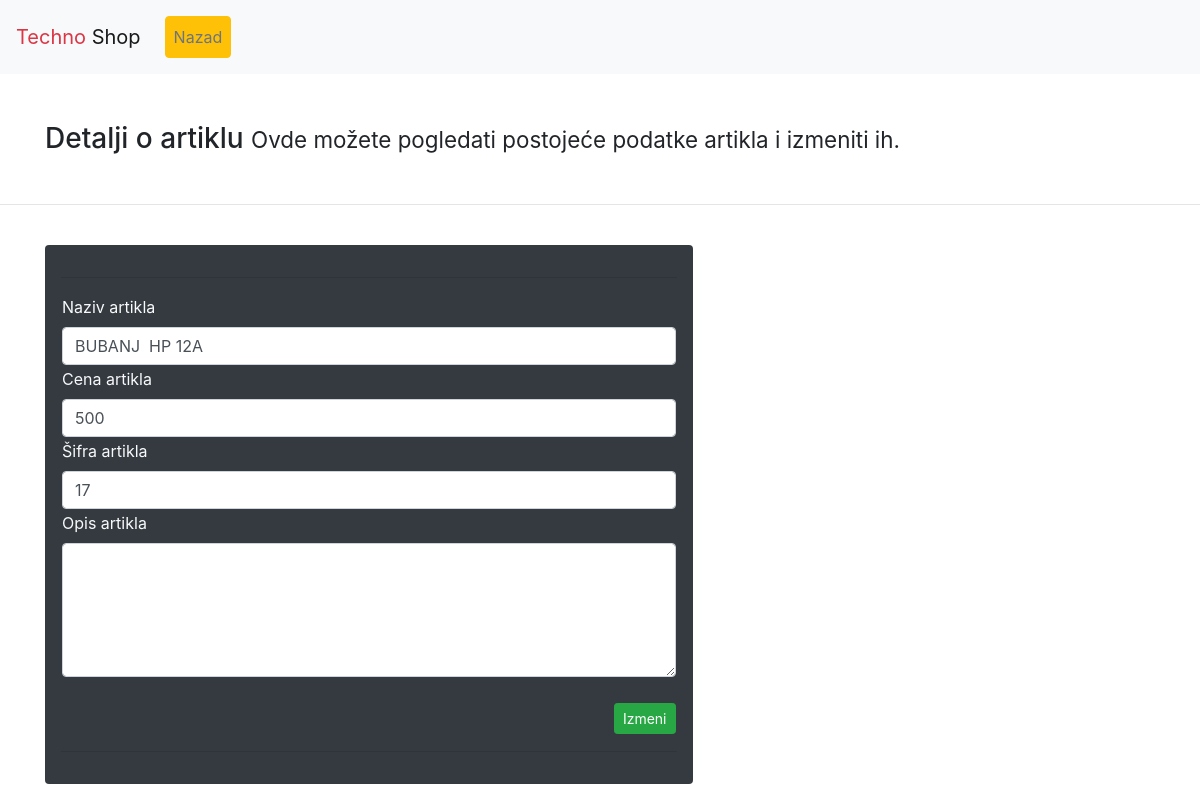
The page /php/artikli/detaljiArtikl.php?id=3 on the database its author committed.
### tables this page shows
CREATE TABLE IF NOT EXISTS `artikl` (
  `artikl_id` int(11) NOT NULL AUTO_INCREMENT,
  `artikl_naziv` varchar(255) DEFAULT NULL,
  `artikl_opis` varchar(255) DEFAULT NULL,
  `artikl_sifra` varchar(45) NOT NULL,
  `artikl_cena` double NOT NULL,
  PRIMARY KEY (`artikl_id`),
  UNIQUE KEY `artikl_id_UNIQUE` (`artikl_id`),
  KEY `artikl_sifra` (`artikl_sifra`)
);

### php/artikli/detaljiArtikl.php (the view, shortened to what this page needs)
<?php
$id = null;
if (!empty($_GET['id'])) {
    $id = htmlspecialchars($_GET['id']);
}
try {
    $pdo = Database::connect();
    $query = $pdo->prepare("SELECT *
                                        FROM TechnoShop.Artikl
                                        WHERE TechnoShop.Artikl.artikl_id = :id");
    $query->bindParam(':id', $id);
    $query->execute();
    $row = $query->fetch(PDO::FETCH_ASSOC);
    $naziv = $row['artikl_naziv'];
    $opis = $row['artikl_opis'];
    $cena = $row['artikl_cena'];
    $sifra = $row['artikl_sifra'];
} catch (PDOException $e) {
    echo $e->getMessage();
}
include_once('../header.php');
?>
  <nav class="navbar navbar-expand-lg navbar-light bg-light">
    <a class="navbar-brand" href="../index.php"><span class="text-danger">Techno</span> <span>Shop</span></a>
    <div class="collapse navbar-collapse" id="navbarNavAltMarkup">
      <div class="navbar-nav p-1 m-1">
        <a href="../artikli/unosArtikl.php" class="nav-link btn btn-outline-warning text-secondary mr-1 active">Nazad</a>
      </div>
    </div>
  </nav>
<br>
<br>
<div class="container">
    <h3>
        Detalji o artiklu
        <small>
            Ovde možete pogledati postojeće podatke artikla i izmeniti ih.
        </small>
    </h3>
</div>
<br>
<hr>
<br>
<div class="container">
    <div class="forma bg-dark col-lg-7 rounded p-3 mb-5 text-light">
        <form action="izmeniArtikl.php?id=<?php echo $id; ?>" method="post" enctype="multipart/form-data">
            <hr>
            <table>
                <tbody>
                <tr>
                    <td>
                        <div class="control-group <?php echo !empty($nazivError) ? 'error' : ''; ?>">
                            <label class="control-label">Naziv artikla</label>
                            <div class="controls">
                                <input class="form-control" name="naziv" type="text"
                                       value="<?php echo $naziv; ?>">
                            </div>
                        </div>
                    </td>
                </tr>
                <tr>
                    <td>
                        <div class="control-group <?php echo !empty($cenaError) ? 'error' : ''; ?>">
                            <label class="control-label">Cena artikla</label>
                            <div class="controls">
                                <input class="form-control" name="cena" type="number"
                                       value="<?php echo $cena; ?>">
                            </div>
                        </div>
                    </td>
                </tr>
                <tr>
                    <td>
                        <div class="control-group <?php echo !empty($sifraError) ? 'error' : ''; ?>">
                            <label class="control-label">Šifra artikla</label>
                            <div class="controls">
                                <input class="form-control" name="sifra" type="text"
                                       value="<?php echo $sifra; ?>">
                            </div>
                        </div>
                    </td>
                </tr>
                <tr>
                    <td>
                        <div class="control-group <?php echo !empty($opisError) ? 'error' : ''; ?>">
                            <label class="control-label">Opis artikla</label>
                            <div class="controls">
                                <textarea class="form-control" rows="5" cols="100" name="opis" type="text"
                                ><?php echo $opis; ?></textarea>
                            </div>
                        </div>
                    </td>
                </tr>
                <tr>
                    <td class="text-right">
                        <br>
                        <button class="btn btn-sm btn-success" name="izmeni">Izmeni</button>
                    </td>
                </tr>
                </tbody>
            </table>
        </form>
        <hr>
    </div>
</div>
<?php
    include_once('../footer.php');
?>

### rows shown on the page
artikl: naziv "BUBANJ HP 12A", cena "500", sifra "17"
